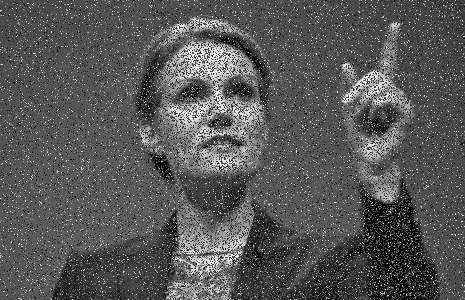
#> input picture References/Bayesian Computing/thorningS.ppm, 465 x 300 px
$ python ising.py   (older library calls are emulated)
#> lines starting #> are read from the running program, lines starting #| are printed output that depends on the picture
#> further down, img is the input picture: shape (300, 465); min 0, max 254, mean 87.5
# just ignore this - it's for using Python 3 division
from __future__ import division
# module used for timing
import time

# package used for plotting
import matplotlib as mpl
# subpackage used for a MATLAB-like interface to plotting
import matplotlib.pyplot as plt
# package used for optimizing the execution of numerical expressions
import numexpr as ne
# package for numerical Python - this is arguably the single most important 3rd party Python package
import numpy as np
# subpackage of scipy which is used for scientific Python - this is another important and huge package
import scipy.stats
# just ignore this - we're using it for easy image loading
import skimage

# some setup of matplotlib
mpl.rcParams['image.interpolation'] = 'none'
mpl.rcParams['figure.figsize'] = (16.0, 8.0)


# function for initializing the image by using nearest neighbour on the pixels to [0.1, 0.2, 0.3, 0.4, 0.5, 0.6, 0.7, 0.8, 0.9]
def x_init(img):
    # round values to [0.0, 0.1, 0.2, 0.3, 0.4, 0.5, 0.6, 0.7, 0.8, 0.9, 1.0]
    img = np.round(img * 10) / 10
    # replace 0.0 values by 0.1 values
    img[img < 0.1] = 0.1
#> img: shape (300, 465) float64; min 0.1, max 1, mean 0.346
    # replace 1.0 values by 0.9 values
    img[img > 0.9] = 0.9
#> img: shape (300, 465) float64; min 0.1, max 0.9, mean 0.346
    return img


# naive loopy version of the function
# NOTE: this only performs 1 iteration
def loop_ising(img, beta=100):
    # create a nearest neighbour version of the image padded with 1 pixel with value 0.0
    x = np.zeros(np.array(img.shape) + 2)
    x[1:-1, 1:-1] = x_init(img)

    # this is used in the g function to obtain the density of the given Gaussian distribution
    z_dist = scipy.stats.norm(loc=0 , scale=img.std())

    def g(x_s, x_nes, z_s):
        # the following should be straight-forward with x_nes being [x_ne_north, x_ne_west, x_ne_east, x_ne_west]
        return z_dist.pdf(z_s - x_s) * np.exp(beta * np.sum(x_s == x_nes))

    # loop over the rows of the image (not including the padding)
    for i in range(1, img.shape[0] + 1):
        # loop over the pixels of the row (not including the padding)
        for j in range(1, img.shape[1] + 1):
            # draw a proposal value from our proposal distribution
            x_sp = np.random.choice([0.1, 0.2, 0.3, 0.4, 0.5, 0.6, 0.7, 0.8, 0.9])
            # x_nes = [x_ne_north, x_ne_west, x_ne_east, x_ne_west]
            x_nes = np.array([x[i, j-1], x[i+1, j], x[i, j+1], x[i-1, j]])

            alpha = np.min([1, g(x_sp, x_nes, img[i-1, j-1]) / g(x[i, j], x_nes, img[i-1, j-1])])

            if np.random.rand() < alpha:
                x[i, j] = x_sp

    return x[1:-1, 1:-1]


def vector_ising(img, beta=100, iterations=100):
    # create a nearest neighbour version of the image padded with 1 pixel with value 0.0
#> called with beta = 4, iterations = 100
    A = np.zeros(np.array(img.shape) + 2)
    A[1:-1, 1:-1] = x_init(img)
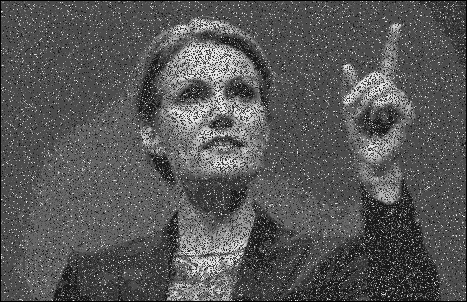
#> A: shape (302, 467) float64; min 0, max 0.9, mean 0.342

    # x is the image (centre part of A - NOT a copy)
    x = A[1:-1, 1:-1]
    # x_ne are the neighbour images, i.e., the image shifted 1 up, 1 left, 1 right, and 1 down, respectively (again NOT copies)
    x_ne = (A[:-2, 1:-1], A[1:-1, :-2], A[1:-1, 2:], A[2:, 1:-1])
    # z is the original image
    z = img

    # the density function of a normal random variable is
    #     1 / (sqrt(2 * pi) * standard_deviation) * exp(-1 / (2 * variance) * (x - mean)^2)
    # for which we define the constants pdf_c1 and pdf_c2 so that the expression becomes
    #     pdf_c1 * exp(pdf_c2 * (x - mean)^2)
    pdf_c1 = 1 / (np.sqrt(2 * np.pi) * img.std())
#> pdf_c1 = 2.34
    pdf_c2 = -1 / (2 * img.var())
#> pdf_c2 = -17.23

    # ignore the "pdf_c1=pdf_c1, pdf_c2=pdf_c2, beta=beta" part - due to Python and numexpr mechanics it is required here
    def g(x, x_ne, z, pdf_c1=pdf_c1, pdf_c2=pdf_c2, beta=beta):
        # "x == x_ne[i]" creates a logical array for which "+" would mean logical "OR" - by using "1 * " it is converted to a numerical array
        beta_sum = 1 * (x == x_ne[0]) + (x == x_ne[1]) + (x == x_ne[2]) + (x == x_ne[3])
        # ne.evaluate simply optimizes the expression which has been rewritten to the given form from
        #     pdf_c1 * exp(pdf_c2 * (x - z)^2) * exp(beta * sum_of_x_equals_neighbours)
        return ne.evaluate('pdf_c1 * exp(pdf_c2 * (x - z)**2 + beta * beta_sum)')

    # this might seem a bit magical - it simply creates a way of masking the "chess-board structure" with mask1 and the inverse with mask2
    mask = np.zeros((img.shape[0], img.shape[1] + 1), dtype=np.bool)
    mask[::2] = 1
    mask1 = mask[:, :-1]
    mask2 = np.invert(mask1)

    for i in range(iterations):
        # first update one colour of the chess-board then the other
        for mask in (mask1, mask2):
            # draw proposal values from our proposal distribution
            x_p = np.random.choice([0.1, 0.2, 0.3, 0.4, 0.5, 0.6, 0.7, 0.8, 0.9], size=x.shape)
            # get rid of alpha and use H instead as this does not change the functionality
            h = g(x_p, x_ne, z) / g(x, x_ne, z)
            # draw random values for comparison with alpha to decide to accept or reject proposal values
            p = np.random.random(size=h.shape)

            # the values whish should be updated are those of the chess-board which we are working on (mask) and which we would accept (p < h)
            mask = (p < h) * mask
            x[mask] = x_p[mask]
#> this loop made 1 pass
#> pass 1, in g, `beta_sum = 1 * (x == x_ne[0]) + (x == x_ne[1]) + (x == x_ne[2]) + (x =..`:
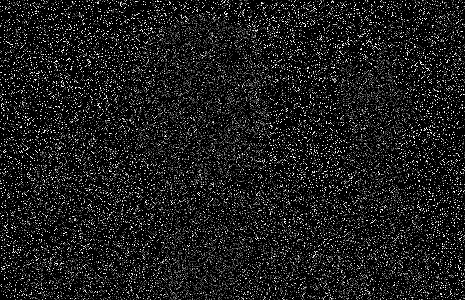
#> beta_sum: shape (300, 465) int64; min 0, max 4, mean 0.442; drawn with min black and max white
#> after the loop:
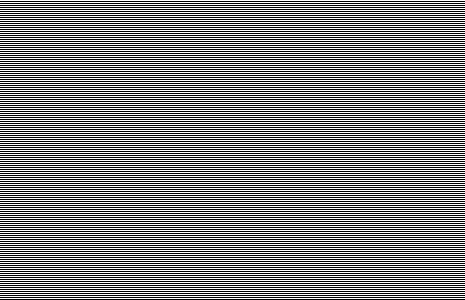
#> mask: shape (300, 465) bool; 50% white in thin lines or dots
#> after the loop:
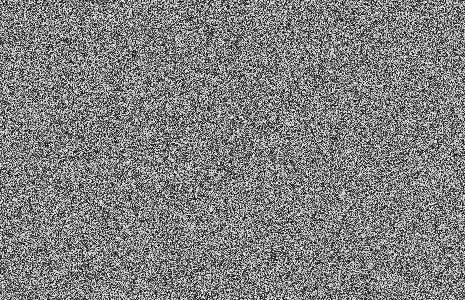
#> x_p: shape (300, 465) float64; min 0.1, max 0.9, mean 0.5

    return x


# load image with values from 0 to 255
img = plt.imread('thorningS.ppm')
# rescale image to have values from 0.0 to 1.0
img = skimage.img_as_float(img)
plt.figure()
# plot the original image
plt.imshow(img, cmap='gray')
plt.figure()
# plot the initialized image (nearest neighbour applied)
plt.imshow(x_init(img), cmap='gray')
plt.show()


start_time = time.time()
#> (the run stopped early here; a loop or call above may not have finished)
